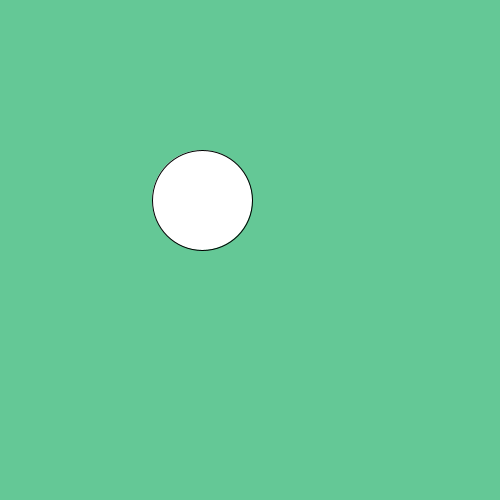
Frame 1 (no input)
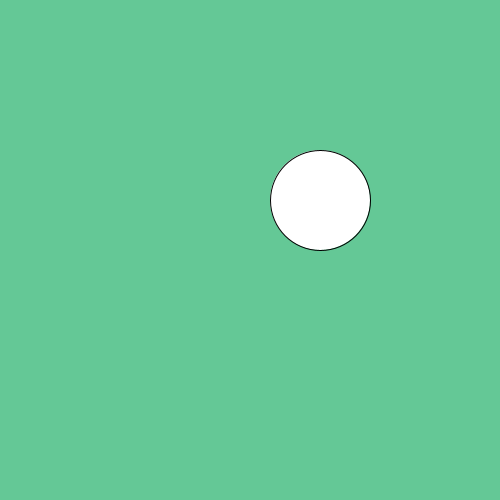
Frame 60 (the mouse pressed at the canvas centre just before this capture)
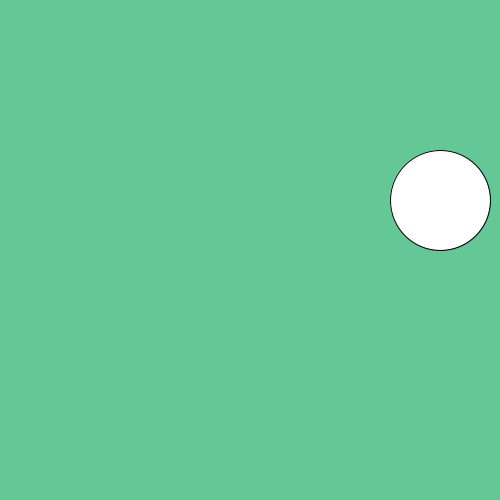
Frame 120 (the mouse held since frame 60 and released just before this capture)

The Processing sketch that drew these frames (run headless with seeded random() and noise(); from frame 60 on, the mouse is pressed at the canvas centre):

// Processing sketch: Sanchez_Part02_Variables
// ── Sanchez_Part02_Variables.pde
float x=200;
float y=200;
float speed=2;

void setup()
{
  size(500,500);
  smooth();
}
void draw()
{
  background(100,200,150);
  x=x+speed;
  ellipse(x,y,100,100);
}
